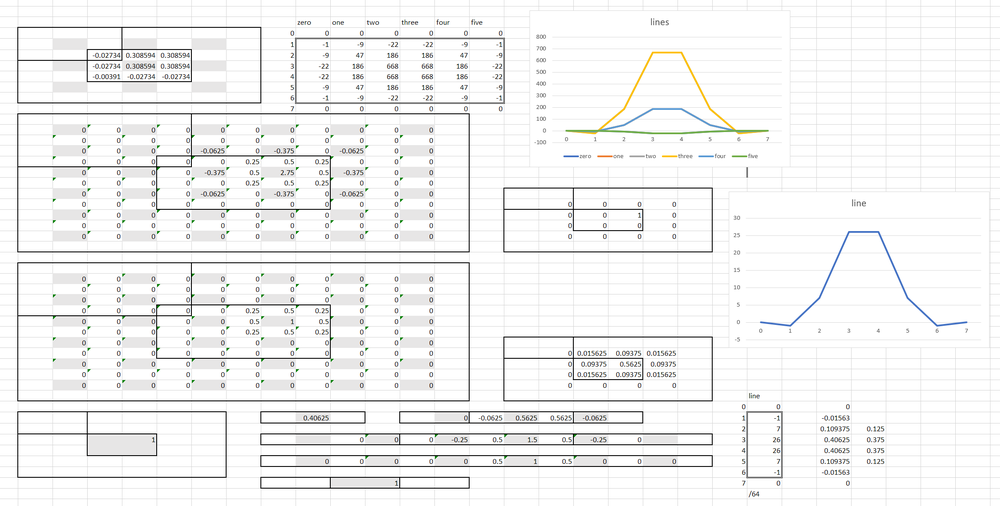
#> input picture tools/super_tent.png, 1000 x 506 px, shrunk from 2304 x 1165 before the run; its folder holds only this picture in this run
$ python analyze_dither.py -i super_tent.png
#> lines starting #> are read from the running program, lines starting #| are printed output that depends on the picture
#!/usr/bin/env python3
"""
Fourier analysis of dithered images.

Generates visualizations similar to Zhou-Fang paper Figure 5:
- 2D FFT power spectrum (shows isotropy/anisotropy)
- Segmented radially averaged power spectrum (H/D/V curves)
"""

import numpy as np
import matplotlib.pyplot as plt
from pathlib import Path
from PIL import Image
from numpy.fft import fft2, fftshift
import argparse


def load_image(path: Path) -> np.ndarray:
    """Load image as grayscale float array."""
    img = Image.open(path).convert('L')
    return np.array(img, dtype=np.float32)


def compute_power_spectrum(img: np.ndarray) -> np.ndarray:
    """Compute 2D power spectrum with log scaling."""
    # Center around zero
    centered = img - img.mean()
    # 2D FFT, shift zero-freq to center
    spectrum = fftshift(fft2(centered))
    # Power spectrum with log scaling
    power = np.abs(spectrum) ** 2
    return np.log1p(power)
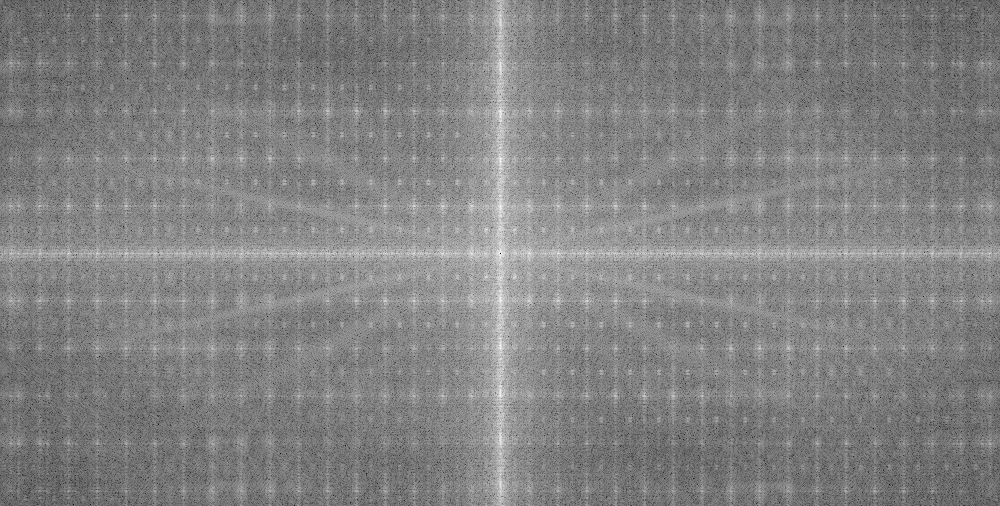
#> returned value: shape (506, 1000) float64; min 4.94, max 28.78, mean 17.1; drawn with min black and max white


def compute_segmented_radial_power(img: np.ndarray) -> tuple[np.ndarray, np.ndarray, np.ndarray, np.ndarray]:
    """
    Compute segmented radially averaged power spectrum.

    Returns (frequencies, horizontal, diagonal, vertical) power curves.
    - Frequencies: in cycles/pixel (0 = DC, 0.5 = Nyquist)
    - Horizontal: 0° ± 22.5° (red in plots)
    - Diagonal: 45° ± 22.5° (green in plots)
    - Vertical: 90° ± 22.5° (blue in plots)
    """
    h, w = img.shape
#> h = 506; w = 1000
    centered = img - img.mean()
    spectrum = np.abs(fftshift(fft2(centered))) ** 2

    cy, cx = h // 2, w // 2
#> cy = 253; cx = 500
    max_radius = min(cx, cy)
#> max_radius = 253
    img_size = min(h, w)  # for normalizing to cycles/pixel
#> img_size = 506

    # Pre-compute coordinates
    y_coords, x_coords = np.ogrid[:h, :w]
#> y_coords = 506 values from 0 to 505
    dy = y_coords - cy
#> dy = 506 values from -253 to 252
    dx = x_coords - cx
    distances = np.sqrt(dx**2 + dy**2)
    angles = np.abs(np.degrees(np.arctan2(dy, dx)))  # 0 to 180

    # Accumulate power by radius and angle segment
    horizontal = []
    diagonal = []
    vertical = []

    for r in range(1, max_radius):
        # Pixels at this radius (within 0.5 pixel tolerance)
        ring_mask = np.abs(distances - r) < 0.5

        if not ring_mask.any():
            horizontal.append(0)
            diagonal.append(0)
            vertical.append(0)
            continue

        ring_angles = angles[ring_mask]
        ring_power = spectrum[ring_mask]

        # Horizontal: 0° ± 22.5° or 180° ± 22.5°
        h_mask = (ring_angles < 22.5) | (ring_angles > 157.5)
        # Vertical: 90° ± 22.5°
        v_mask = (ring_angles > 67.5) & (ring_angles < 112.5)
        # Diagonal: 45° ± 22.5° or 135° ± 22.5°
        d_mask = ((ring_angles > 22.5) & (ring_angles < 67.5)) | \
                 ((ring_angles > 112.5) & (ring_angles < 157.5))

        h_power = ring_power[h_mask].mean() if h_mask.any() else 0
        d_power = ring_power[d_mask].mean() if d_mask.any() else 0
        v_power = ring_power[v_mask].mean() if v_mask.any() else 0

        horizontal.append(h_power)
        diagonal.append(d_power)
        vertical.append(v_power)
#> this loop made 252 passes
#> (h_power, d_power, v_power) on passes 1 to 3: (3.15e+12, 2.94e+11, 2.38e+11), (3.66e+11, 1.97e+11, 6.57e+11), (8.79e+10, 8.31e+10, 1.53e+11)
#> after the loop, diagonal = 252 values, max 2.94e+11 at index 0, min 28826101.8 at index 231, mean 3.52e+09; horizontal = 252 values, max 3.15e+12 at index 0, min 149989986.8 at index 239, mean 1.71e+10; vertical = 252 values, max 6.57e+11 at index 1, min 119583607 at index 211, mean 1.17e+10

    # Convert radius to cycles/pixel: radius / img_size
    # Range: 0 to 0.5 (Nyquist limit)
    freqs = np.arange(1, max_radius) / img_size
#> freqs = 252 values from 0.00198 to 0.498
    return freqs, np.array(horizontal), np.array(diagonal), np.array(vertical)


def plot_analysis(img: np.ndarray, title: str, output_path: Path):
    """Generate 3-panel analysis figure."""
    fig, axes = plt.subplots(1, 3, figsize=(15, 5))

    # Panel 1: Dithered image
    axes[0].imshow(img, cmap='gray', vmin=0, vmax=255)
    axes[0].set_title('Halftone Result')
    axes[0].axis('off')

    # Panel 2: FFT power spectrum
    spectrum = compute_power_spectrum(img)
    axes[1].imshow(spectrum, cmap='gray')
    axes[1].set_title('Frequency Spectrum')
    axes[1].axis('off')

    # Panel 3: Segmented radial power
    freqs, h, d, v = compute_segmented_radial_power(img)
#> freqs = 252 values from 0.00198 to 0.498; h has the same summary as horizontal in compute_segmented_radial_power; d has the same summary as diagonal in compute_segmented_radial_power; v has the same summary as vertical in compute_segmented_radial_power

    # Convert to dB scale for power (linear frequency axis)
    h_db = 10 * np.log10(h + 1e-10)
#> h_db = 252 values, max 125 at index 0, min 81.76 at index 239, mean 89.91
    d_db = 10 * np.log10(d + 1e-10)
#> d_db = 252 values, max 114.7 at index 0, min 74.6 at index 231, mean 83.93
    v_db = 10 * np.log10(v + 1e-10)
#> v_db = 252 values, max 118.2 at index 1, min 80.78 at index 211, mean 94.02

    axes[2].plot(freqs, h_db, 'r-', label='Horizontal (0°)', alpha=0.8)
    axes[2].plot(freqs, d_db, 'g-', label='Diagonal (45°)', alpha=0.8)
    axes[2].plot(freqs, v_db, 'b-', label='Vertical (90°)', alpha=0.8)
    axes[2].set_xlabel('Spatial Frequency (cycles/pixel)')
    axes[2].set_ylabel('Power (dB)')
    axes[2].set_title('Segmented Radial Power')
    axes[2].legend(loc='upper right')
    axes[2].set_xlim(0, 0.5)
    axes[2].grid(True, alpha=0.3)

    fig.suptitle(title, fontsize=14, fontweight='bold')
    plt.tight_layout()
    plt.savefig(output_path, dpi=150, bbox_inches='tight')
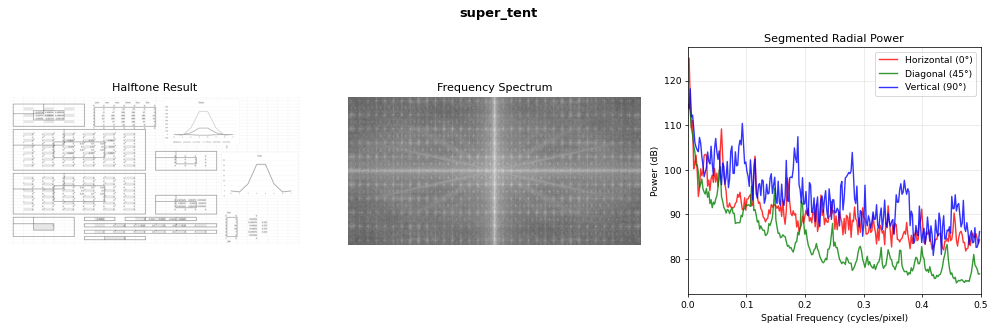
#> figure drawn by matplotlib, 3 panels; panel 3: curve peaks at x = 0.00198, y = 125; panel 3: curve peaks at x = 0.00198, y = 114.7; panel 3: curve peaks at x = 0.00395, y = 118.2
    plt.close()


# [86 lines left out: function plot_comparison, not called in this run]


def analyze_single(input_path: Path, output_path: Path):
    """Analyze a single dithered image."""
    img = load_image(input_path)
    title = input_path.stem
    plot_analysis(img, title, output_path)
    print(f"  {output_path.name}")


# [756 lines left out: functions analyze_comparison, get_blue_noise_reference, get_coin_flip_reference, analyze_serpentine_only, analyze_hash_comparison, plot_rng_comparison and 5 more, not called in this run]


def main():
    parser = argparse.ArgumentParser(description='Analyze dithered images with Fourier methods')
    parser.add_argument('--input', '-i', type=Path, help='Single input image to analyze')
    parser.add_argument('--output', '-o', type=Path, help='Output path for single image analysis')
    parser.add_argument('--compare', '-c', action='store_true', help='Generate comparison charts for all test images')
    parser.add_argument('--serpentine', '-s', action='store_true', help='Compare serpentine variants only')
    parser.add_argument('--rng', action='store_true', help='Analyze RNG noise images')
    parser.add_argument('--hash', action='store_true', help='Compare boon hash functions (lowbias32 vs wang)')
    parser.add_argument('--sanity', action='store_true', help='Sanity check: compare coin flip, blue noise, CRA, Python replication')
    parser.add_argument('--blue-kernel', action='store_true', help='Experimental: compare standard vs blue-noise kernel selection')
    parser.add_argument('--ideal', action='store_true', help='Plot ideal blue noise vs white noise reference curve')
    parser.add_argument('--vs-blue-noise', action='store_true', help='Compare our method vs void-and-cluster blue noise')
    args = parser.parse_args()

    base_dir = Path(__file__).parent / "test_images"
    dithered_dir = base_dir / "dithered"
    output_dir = base_dir / "analysis"
    output_dir.mkdir(exist_ok=True)

    if args.input:
        # Single image analysis
        output_path = args.output or output_dir / f"{args.input.stem}_analysis.png"
        analyze_single(args.input, output_path)
    elif args.blue_kernel:
        # Blue kernel experiment
        print("Running blue kernel experiment...")
        analyze_blue_kernel_experiment(base_dir, output_dir)
        print(f"\nDone! Blue kernel experiment saved to {output_dir}")
    elif args.sanity:
        # Sanity check comparison
        print("Running sanity check comparison...")
        analyze_sanity_check(base_dir, output_dir)
        print(f"\nDone! Sanity check saved to {output_dir}")
    elif args.ideal:
        # Plot ideal blue noise reference
        print("Plotting ideal blue noise reference...")
        plot_ideal_blue_noise(output_dir)
        print(f"\nDone! Ideal blue noise plot saved to {output_dir}")
    elif args.vs_blue_noise:
        # Compare our method vs void-and-cluster
        print("Comparing our method vs void-and-cluster blue noise...")
        analyze_vs_blue_noise(base_dir, output_dir)
        print(f"\nDone! Comparison saved to {output_dir}")
    elif args.hash:
        # Hash comparison (lowbias32 vs wang)
        source_images = [p.stem for p in (base_dir / "sources").glob("*.png")]
        print(f"Generating hash comparison for {len(source_images)} images...")
        for image_name in sorted(source_images):
            analyze_hash_comparison(dithered_dir, image_name, output_dir)
        print(f"\nDone! Hash comparison saved to {output_dir}")
    elif args.rng:
        # Analyze RNG noise images
        print("Analyzing RNG noise images...")
        analyze_rng_noise(base_dir, output_dir)
        print(f"\nDone! Analysis saved to {output_dir}")
    elif args.compare or args.serpentine:
        # Find all source images (from sources/ subfolder)
        source_images = [p.stem for p in (base_dir / "sources").glob("*.png")]
        print(f"Analyzing {len(source_images)} images...")

        for image_name in sorted(source_images):
            if args.serpentine:
                analyze_serpentine_only(dithered_dir, image_name, output_dir)
            else:
                analyze_comparison(dithered_dir, image_name, output_dir)

        print(f"\nDone! Analysis saved to {output_dir}")
    else:
        # Default: serpentine comparison for key test images
        key_images = ['gray_064', 'gray_085', 'gray_127', 'david', 'gradient']
        print("Generating analysis for key test images...")
        for image_name in key_images:
            analyze_serpentine_only(dithered_dir, image_name, output_dir)
        print(f"\nDone! Analysis saved to {output_dir}")


if __name__ == "__main__":
    main()
